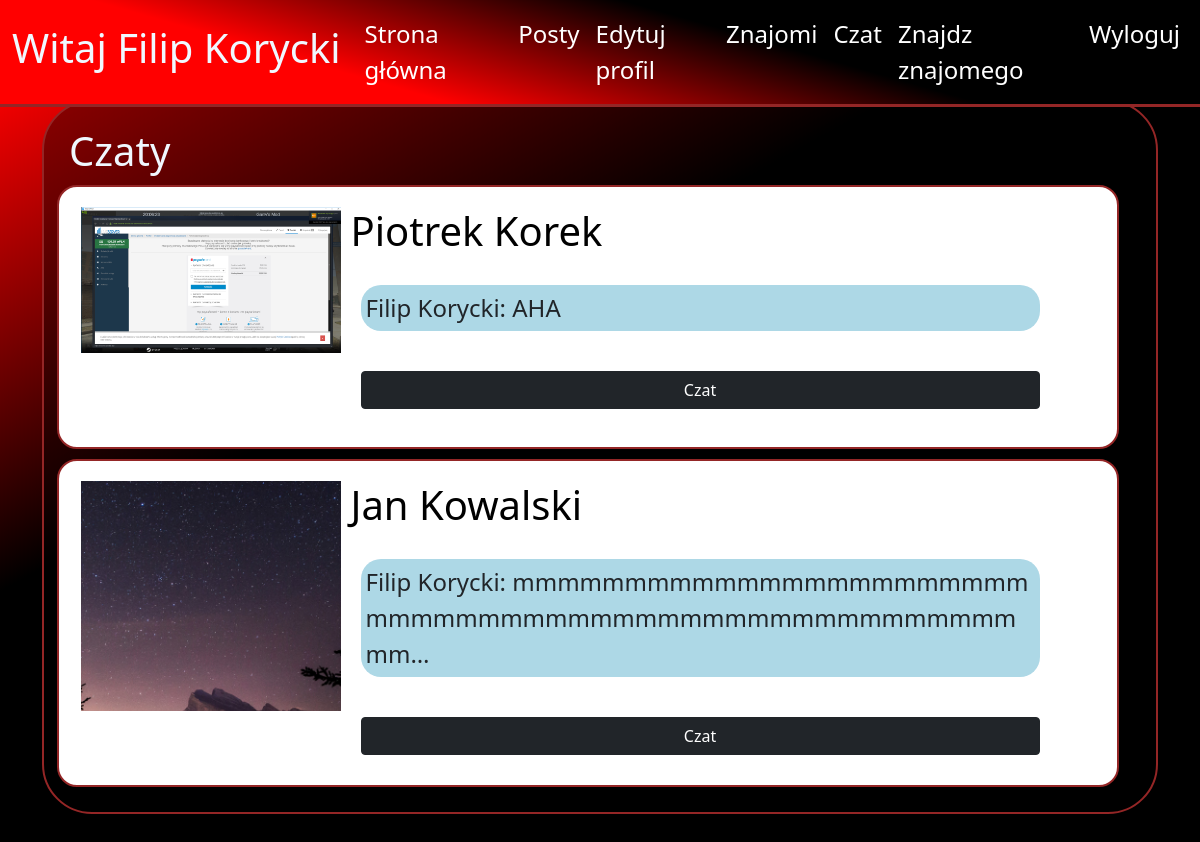
/all_chats (signed in), run on the app's committed database.
### blog/models.py (models this page shows, shortened)
class Profile(models.Model):
    user = models.OneToOneField(User, null=True, on_delete=models.CASCADE)
    birth_date = models.DateField(blank=True,null=True)
    description = models.TextField(blank=True,null=True)
    first_name = models.CharField(blank=True, null=True, max_length=40)
    last_name = models.CharField(blank=True, null=True, max_length=40)
    country = models.CharField(blank=True, null=True, max_length=40)
    city = models.CharField(blank=True, null=True, max_length=40)
    height = models.DecimalField(blank=True,null=True, decimal_places=0, max_digits=120)
    weight = models.DecimalField(blank=True,null=True, decimal_places=0, max_digits=120)
    gender = models.CharField(blank=True,null=True, max_length=222)
    friends = models.ManyToManyField('self', blank=True)
    images = models.ManyToManyField("ProfileImage", related_name='+',blank=True)
    chats = models.ManyToManyField("ChatBox", related_name='+',blank=True)
    posts = models.ManyToManyField("Post", related_name='+',blank=True)
    def get_name(self):
        if self.first_name and self.last_name:
            return str(str(self.first_name)+" "+str(self.last_name)) #+" ("+str(self.user.username)+")"
        elif self.first_name:
            return self.first_name
        else:
            return self.user.username

class ChatBox(models.Model):
    date = models.DateField(auto_now_add=True)
    messages = models.ManyToManyField("ChatMessage", related_name='+', blank=True)
    users = models.ManyToManyField("Profile", related_name='+',blank=True)
    def get_last_message(self):
        last_message = self.messages.all().latest("date")
        return last_message

class ChatMessage(models.Model):
    content = models.CharField(max_length=300)
    owner = models.ForeignKey(Profile, related_name='+', null=True,on_delete=models.CASCADE)
    date = models.DateTimeField(auto_now_add=True)
    chat = models.ManyToManyField("ChatBox", related_name='+')
    displayed = models.BooleanField(default=False)
    def __str__(self):
        return str(self.owner.get_name())+ ": " +str(self.content)

### blog/views.py (the view)
# urls.py: path('all_chats', views.AllProfileChats.as_view(), name='all_chats'),
class AllProfileChats(View):
    def get(self, request):
        context={}
        current_user = request.user.profile
        if not current_user == request.user.profile:
            return redirect('auth_error')
        context["chats"] =  current_user.chats.all()
        return render(request,"blog/all_chats.html", context)

### blog/templates/blog/all_chats.html (shortened to what this page needs)
{% extends "blog/base.html"%}
{%load static%}
{%block content%}
<div class="container background_v1" >
<h1>Czaty</h1>
    {%for chat in chats%}
        <div class="all_chats_chat row">
            {%for chat_user in chat.users.all%}
                {%if not chat_user == user.profile%}
                    {%for image in chat_user.images.all%}
                        {%if forloop.last%}
                        <div style="position:relative;" class="all_chats_image_box col-md-4">
                            <div class="all_chats_fake_box"></div>
                        </div>
                        {%endif%}
                    {%empty%}
                    <div style="position:relative;" class="all_chats_image_box col-md-4">
                        <img src="{% static 'user.png' %}" class="all_chats_image" >
                        <div class="all_chats_fake_box"></div>
                    </div>
                    {%endfor%}
                    <div class="col-md-9">
                        <h1 class="all_chats_name"> {{chat_user.get_name}} </h1>
                        <div class='all_chats_lastmessage'>
                            {{chat.get_last_message|truncatechars:70 }}
                        </div>
                        <a href="{% url 'chat' chat.id%}" style="width:90%; margin:20px;" class="btn btn-dark">Czat</a>
                    </div>
                {%endif%}
            {%endfor%}
        </div>
    {%endfor%}
</div>
{% endblock %}

### blog/templates/blog/base.html (shortened to what this page needs)
{% load static %}
<!doctype html>
<html lang="en">
  <head>
    <link href="https://cdn.jsdelivr.net/npm/bootstrap@5.0.0-beta1/dist/css/bootstrap.min.css" rel="stylesheet">
    <link rel ="stylesheet" href="{% static 'style.css' %}">
  </head>
  <body>
    <nav class="navbar navbar-expand-lg navbar-dark bg-light">
  <div class="container-fluid">
    <a class="navbar-brand" href="#"><h1>Witaj {{user.profile.get_name}}</h1></a>
    <div class="collapse navbar-collapse" id="navbarSupportedContent">
      <ul class="navbar-nav me-auto mb-2 mb-lg-0">
        {% if user.is_authenticated%}
        <li class="nav-item ">
          <a class="nav-link" href="{% url 'mainpage' %}">Strona główna</a>
        </li>
        <li class="nav-item ">
          <a class="nav-link" href="{% url 'posts' %}">Posty</a>
        </li>
        <li class="nav-item ">
          <a class="nav-link" href="{% url 'profile' user.profile.id %}">Edytuj profil</a>
        </li>
        <li class="nav-item ">
          <a class="nav-link" href="{% url 'friend_list' user.profile.id %}">
            {% if not new_friend_request == 0%}
              Znajomi
            {%else%}
              Znajomi
            {%endif%}
          </a>
        </li>
        <li class="nav-item ">
          <a class="nav-link" href="{% url 'all_chats' %}">Czat
          </a>
        </li>
         <li class="nav-item ">
          <a class="nav-link" href="{% url 'find_friend'%}">Znajdz znajomego</a>
        </li>
        <li class="nav-item ">
          <a class="nav-link" href="{% url 'logout' %}">Wyloguj</a>
        </li>
         {%endif%}
      </ul>
    </div>
  </div>
</nav>
    <div class="main_content">
      <div class="container">
    {%block content%}
    {% endblock %}
      </div>
    </div>
  </body>
</html>

### static/style.css (style rules this page uses)
* { box-sizing: border-box; margin:0; padding:0; }
:root { --ramka: rgb(148, 38, 38); }
nav { background: rgb(255,0,0); background: linear-gradient(16deg, rgba(255,0,0,1) 29%, rgba(0,0,0,1) 63%, rgba(0,0,0,1) 100%); border-bottom: var(--ramka) solid 3px; }
body { background-repeat: no-repeat; background-size: cover; background: black; }
.navbar { position: fixed; top:0; z-index: 555; width: 100%; }
h1,h2,h3,h4,h5 { color:aliceblue; }
nav .navbar-nav li a { color: white !important; font-size: 1.5em; }
.main_content { padding-top: 100px; min-height: 800px; background: rgb(255,0,0); background: linear-gradient(151deg, rgba(255,0,0,1) 5%, rgba(0,0,0,1) 40%, rgba(0,0,0,1) 100%); }
.background_v1 { border: solid 2px var(--ramka); border-radius: 50px; padding: 25px; background-color:rgba(0, 0, 0, 0.4); min-height: 700px; }
.btn { width:100%; }
.all_chats_chat { border:solid 2px var(--ramka); border-radius: 20px; background-color: white; width:100%; padding:10px; margin-top:10px; }
.all_chats_image_box { margin-top: 10px; border-radius:10px; width:25%; background-color: white; }
.all_chats_fake_box { height: 230px; }
.all_chats_name { color:black; padding:10px }
.all_chats_lastmessage { width:90%; background-color: lightblue; word-break: break-all; margin:20px; border-radius:20px; padding:5px; font-size: 24px; }

### data on the page
ChatBox: get_last_message "Filip Korycki: AHA"
Profile: get_name "Piotrek Korek"
ChatBox: get_last_message "Filip Korycki: mmmmmmmmmmmmmmmmmmmmmmmmmmmmmmmmmmmmmmmmmmmmmmmmmmmmmm…"
Profile: get_name "Jan Kowalski"

### other printed values
{{ user.profile.get_name }} "Filip Korycki"
